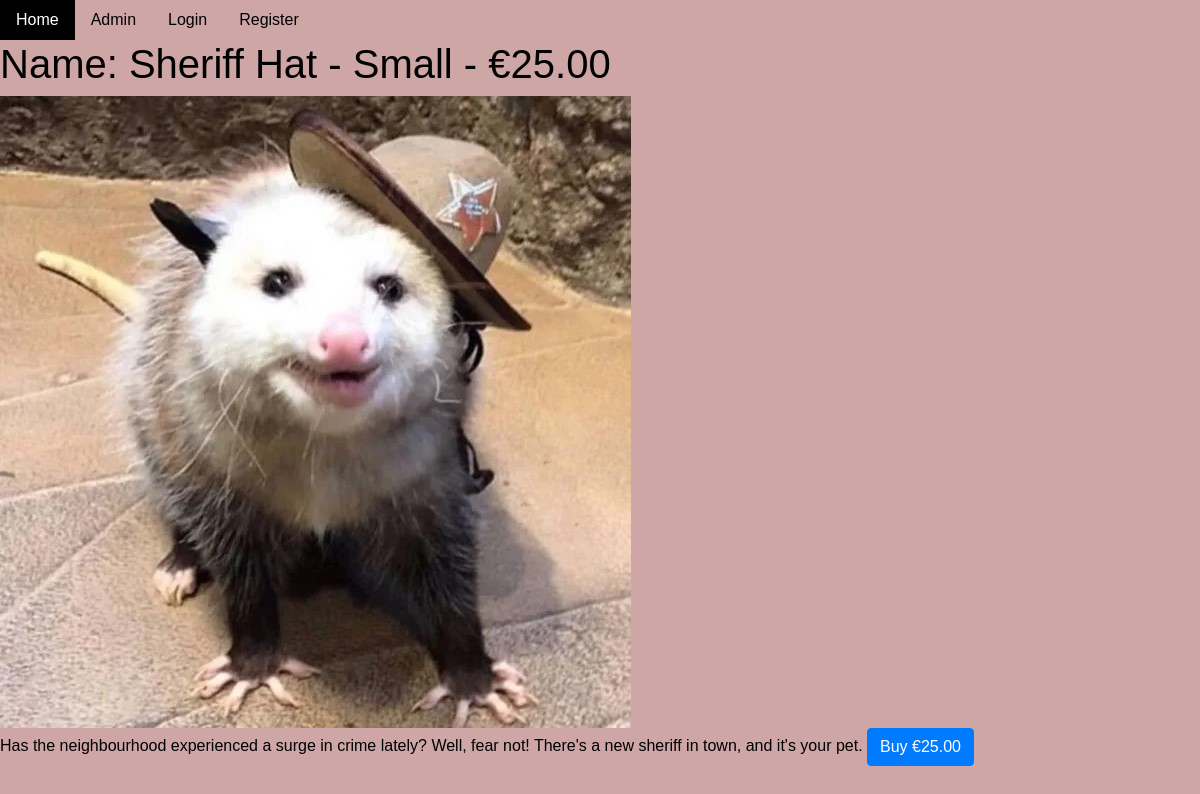
/products/1, run on the app's committed database.
### patshop/models.py (models this page shows)
class Product(models.Model):
    id = models.IntegerField(primary_key=True)
    name = models.TextField()
    description = models.TextField(null=True)
    price = models.DecimalField(max_digits=6, decimal_places=2, default=0.0)  # E.g. €$9999.99
    image = models.FileField(upload_to='products', null=True)

### patshop/views.py (the view)
# urls.py: path('products/<int:prodid>', views.product_individual, name="individual_product"),
def product_individual(request, prodid):
    product = Product.objects.get(id=prodid)
    return render(request, 'product_individual.html', {'product': product})

### patshop/templates/product_individual.html (shortened to what this page needs)
{% extends 'base.html' %}
{% block content %}
<h1>Name: {{ product.name }} - €{{ product.price }}</h1>
<img src="{{product.image.url}}" />
<p>
    {{product.description}}
    <a href="/addbasket/{{product.id}}" class="btn btn-primary">Buy €{{product.price}}</a>
</p>
{% endblock %}

### patshop/templates/base.html (style rules this page uses)
body { margin:0; font-family: 'Arial', sans-serif; background-color: rgb(207, 166, 166); color: black; }

### data on the page
Product: name "Sheriff Hat - Small", price "25.00", image (picture), description "Has the neighbourhood experienced a surge in crime lately? Well, fear not! There's a new sheriff in town, and it's your pet."
